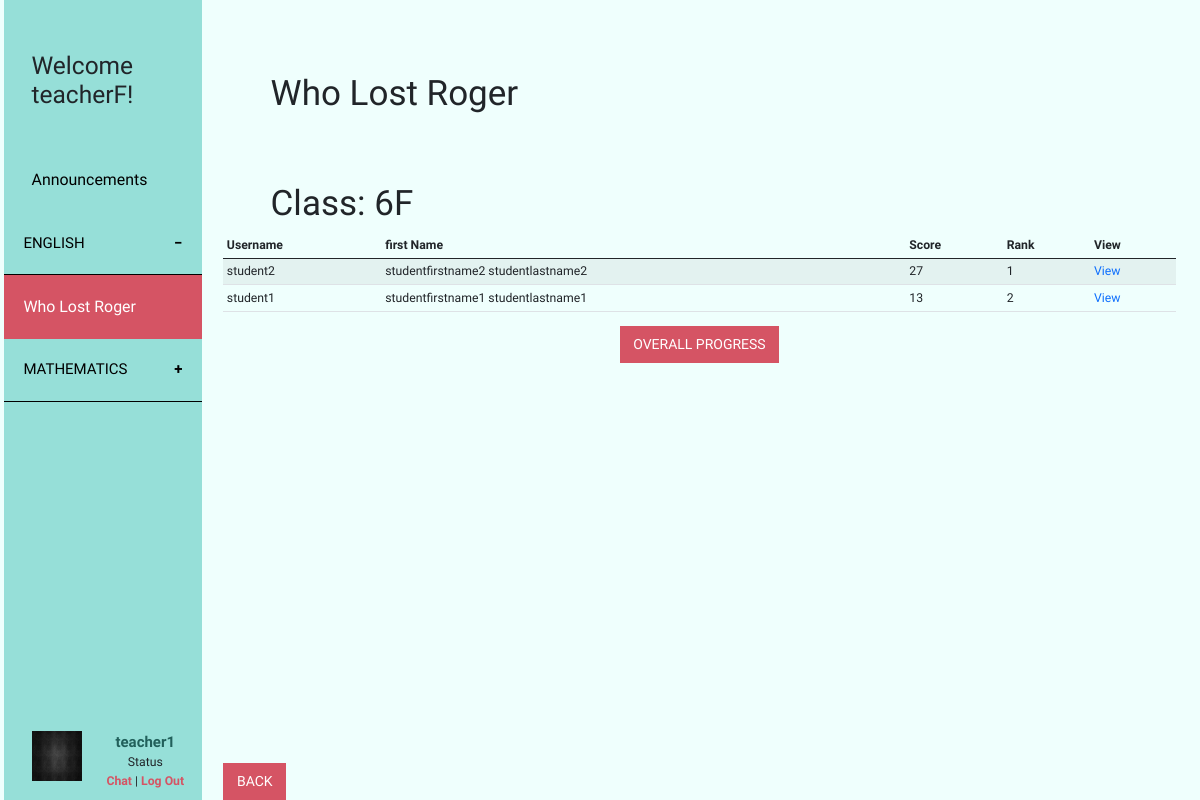
Page /platform/studentsProgress.php?grade=6&class=F&gameId=1 (signed in) on the committed database.
### tables this page shows
CREATE TABLE `game` (
  `id` int(10) UNSIGNED NOT NULL,
  `name` varchar(50) NOT NULL,
  `subject` varchar(50) NOT NULL,
  `description` longtext NOT NULL,
  `genre` text NOT NULL,
  `grade` int(11) NOT NULL,
  `status` int(11) NOT NULL
);

### platform/includes/checkLoginStatusForBoth.php (called while the page is built, shortened)
<?php
if (isset($_SESSION['student'])) {
    $user = $_SESSION['student'];
    $status = "student";
}elseif(isset($_SESSION['teacher'])){
    $user = $_SESSION['teacher'];
    $status = "teacher";
} else {
    header('Location: index.php');
}
?>

### platform/includes/dbGame.php (called while the page is built, shortened)
<?php
require_once 'dbFunction.php';
function getAllGame($orderBy = "") {
    $orderBy = strlen($orderBy) > 0 ? "ORDER BY {$orderBy}" : "";
    return getGameBySql("SELECT * FROM {$GLOBALS['table_game']} WHERE status = 0 {$orderBy}");
}
function getByIdGame($id = 0) {
    $result_array = getGameBySql("SELECT * FROM {$GLOBALS['table_game']} WHERE {$GLOBALS['pk_game']}= {$id} AND status = 0 LIMIT 1 ");
    return !empty($result_array) ? array_shift($result_array) : false;
}
function getGameBySql($sql = "") {
    $resultSet = query($sql);
    $resultArray = array();
    while ($row = fetch_array($resultSet)) {
        $resultArray[] = $row;
    }
    return $resultArray;
}
?>

### platform/includes/dbFunction.php (called while the page is built, shortened)
<?php
function query($sql) {
    global $connection;
    $result = mysqli_query($connection, $sql);
    return $result;
}
function fetch_array($result_set) {
    return mysqli_fetch_array($result_set);
}
?>

### platform/includes/dbWhoLostRoger.php (called while the page is built, shortened)
<?php
function getRogerBySql($sql = "") {
    $resultSet = query($sql);
    $resultArray = array();
    while ($row = fetch_array($resultSet)) {
        $resultArray[] = $row;
    }
    return $resultArray;
}
function getHighScoreOfEachPlayer(){
    $sql = "SELECT studentid, MAX(score) AS hiscore, level, nounsClicked, dateTime FROM who_lost_roger GROUP BY studentid, level ORDER BY hiscore DESC";
    return $sql;
}
function getHighScoreOfEachStudentByClassAndGrade($school = "", $class = "", $grade = "", $orderBy = "", $orderByType = "", $studentId = ""){
    $whereBySchool = strlen($class) > 0 ? " AND s.school = {$school}" : "";
    $whereByClass = strlen($class) > 0 ? " AND s.class = '{$class}' " : "";
    $whereByGrade = strlen($grade) > 0 ? " AND s.grade = {$grade} " : "";
    $whereByStudentId = strlen($studentId) > 0 ? " AND s.id = {$studentId} " : "";
    $orderBySql = " order by hiscore desc ";
    $whereSql = "Where sp.studentid = s.id ";
    if($whereBySchool != ""|| $whereByGrade != "" || $whereByClass != ""){
        $whereSql .= " " . $whereByGrade . $whereByClass . $whereBySchool . $whereByStudentId . " ";
    }
    $highScoreOfEachPlayerSql = getHighScoreOfEachPlayer();
    $sql = "select sp.studentid, sum(sp.hiscore) as 'sumScore', max(sp.level) as 'maxLevel', s.username, s.firstname, s.lastname from ({$highScoreOfEachPlayerSql}) as sp, student s {$whereSql} group by sp.studentid {$orderBySql}";
    $result_array = getRogerBySql($sql);
    return $result_array;
}

### platform/studentsProgress.php (the view, shortened to what this page needs)
<?php
include_once 'includes/checkLoginStatusForBoth.php';
include_once 'includes/dbGame.php';
$gameId = isset($_GET['gameId']) ? $_GET['gameId'] : "1";
$class = isset($_GET['class']) ? $_GET['class'] : "1";
$grade = isset($_GET['grade']) ? $_GET['grade'] : "A";
$gameInfo = getByIdGame($gameId);
$studentRecords = [];
if($gameId == 1){
    include_once 'includes/dbWhoLostRoger.php';
    $studentRecords = getHighScoreOfEachStudentByClassAndGrade($user['school'], $class, $grade);
}
$gameName = $gameInfo['name'];
?>
<!doctype html>
<html lang="en">
<head>
    <?php
    include 'css.php';
    ?>
</head>
<body>
<div class="container-fluid">
    <div class="row">
        <?php
        include_once("sideBar.php");
        ?>
        <div role="main" class="main col-md-9 ml-sm-auto col-lg-10 px-4">
            <div class="row" id="gameName">
                <h1><?=$gameName?></h1>
            </div>
            <div class="row" id="className">
                <h1>Class: <?=$grade ?><?=$class ?></h1>
            </div>
            <div class="table-responsive">
                <table class="table table-striped table-sm">
                    <thead>
                    <tr>
                        <th>Username</th>
                        <th>first Name</th>
                        <th>Score</th>
                        <th>Rank</th>
                        <th>View</th>
                    </tr>
                    </thead>
                    <tbody>
                    <?php
                    $rank = 1;
                    foreach ($studentRecords as $student => $record){
                        echo "<tr>";
                        echo "<td>";
                        echo $record['username'];
                        echo "</td>";
                        echo "<td>";
                        echo $record['firstname'] . " " . $record['lastname'];
                        echo "</td>";
                        echo "<td>";
                        echo $record['sumScore'];
                        echo "</td>";
                        echo "<td>";
                        echo $rank;
                        echo "</td>";
                        echo "<td>";
                        echo "<a href='studentIndividualProgress.php?studentId=" . $record['studentid'] . "&grade={$grade}&class={$class}&gameId={$gameId}'>View</a>";
                        echo "</td>";
                        echo "</tr>";
                        $rank +=1;
                    }
                    ?>
                    </tbody>
                </table>
                <div style="text-align: center">
                    <a class="btn-all" style="text-align: center" href="studentsOverallProgress.php?grade=<?=$grade?>&class=<?=$class?>&gameId=<?=$gameId?>">Overall Progress</a>
                </div>
            </div>
            <div id="mainFooter" style="bottom:0; position: fixed;">
                <a class="btn-all" style="text-align: center" href="classesProgress.php?gameId=<?=$gameId?>">Back</a>
            </div>
        </div>
    </div>
</div>
</body>
</html>

### platform/sideBar.php (shortened to what this page needs)
<?php
include_once "includes/dbGame.php";
$games = getAllGame('subject');
?>
<nav class="col-md-2 d-none d-md-block" style="background-color: #96DFD8; padding: 0px">
    <div class="sidebar-sticky">
        <ul>
            <h2>Welcome <?= $user['firstname']; ?>!</h2>
        </ul>
        <a href="announcements.php" id="sidebar-button"><ul class="sidebar-button-ul">Announcements</ul></a>
        <?php
        $subject = "";
        foreach($games as $row => $rowDetails ){
            if($rowDetails['subject'] != $subject){
                if(isset($gameId) && $gameId == $rowDetails['id']){
                    echo "<button id='game" .$rowDetails['id']. "' class='collapsible active'>{$rowDetails['subject']}</button>";
                }else{
                    echo "<button class='collapsible'>{$rowDetails['subject']}</button>";
                }
            }
            if(isset($gameId) && $gameId == $rowDetails['id']){
                echo '<div class="content sidebar-button-collapsible" style="padding: 10%; max-height:20%;" onclick="selected(this)">';
                echo "<a href='gameInfo.php?gameId={$rowDetails['id']}' style='color: white;'>{$rowDetails['name']}</a>";
                echo '</div>';
            }else{
                echo '<div class="content" onclick="selected(this)">';
                echo "<a href='gameInfo.php?gameId={$rowDetails['id']}' class='btn contentbtn'>{$rowDetails['name']}</a>";
                echo '</div>';
            }
        }
        ?>
        <ul>
            <div class="row bottom-navbar">
                <div class="col-lg-3">
                    <img src="img/<?=$user['profileImage'];?>" onerror="this.onerror=null; this.src='img/dummyimg.png'" style="width: 50px; height: 50px;" >
                </div>
                <div class="col-lg-9">
                    <?php if ($status == "student"){
                        echo '<a class="profiletxt" href="studentProfile.php?id='.$user['id'].'">';
                    }else{
                        echo '<a class="profiletxt" href="teacherProfile.php">';
                    }
                    echo "<b>{$user['username']}</b>";
                    ?>
                    </a>
                    <div clas="row">
                        Status
                    </div>
                    <div clas="row">
                        <a class="onlineButton">Chat</a> |
                        <a class="logout" href="logoutHandler.php">Log Out</a>
                    </div>
                </div>
            </div>
        </ul>
    </div>
</nav>

### platform/css/style.css (style rules this page uses)
html, body { display: -ms-flexbox; display: -webkit-box; display: flex; -ms-flex-align: center; -ms-flex-pack: center; -webkit-box-align: center; align-items: center; -webkit-box-pack: center; justify-content: center; background-color: #effffd; font-size: .875rem; height: 100%; font-family: 'Armata', sans-serif; width: 100%; }
h2 { padding-top: 1.5em; padding-bottom: 1em; font-size: 2em; }
a:hover, a:visited, a:link, a:active { text-decoration: none; }
.btn-signin, .btn-all { display: inline-block; font-weight: 400; line-height: 1.5; vertical-align: middle; cursor: pointer; user-select: none; border: 1px solid transparent; background-color: #D55464; color: white; text-align: center; text-transform: uppercase; }
.btn-all { padding: .5rem .9rem; font-size: 1rem; }
.main { padding: 1% 0 1% 0; }
.bottom-navbar { padding-top: 5%; bottom: 10px; width: 100%; position: absolute; text-align: center; }
.sidebar-sticky { position: -webkit-sticky; position: sticky; top: 0.5%; height: 100vh; padding-top: 1rem; overflow-x: hidden; overflow-y: auto; }
.sidebar-button-ul, .sidebar-button-collapsible { padding-top: 10%; padding-bottom: 10%; margin-bottom: 0; font-size: 1.3em; }
#sidebar-button { color: #000; }
.sidebar-button-collapsible { color: #fff; background-color: #D55464; padding-top: 10%; padding-bottom: 10%; margin-bottom: 0; }
a.profiletxt { color: #22605B; font-size: 15px; }
a.onlineButton { color: #D55464; font-weight: bold; text-decoration: none; }
a.logout { color: #D55464; font-weight: bold; text-decoration: none; }
.collapsible { background-color: #96DFD8; color: #000; cursor: pointer; padding: 10%; width: 100%; border: none; text-align: left; outline: none; font-size: 15px; border-bottom: solid; border-bottom-color: #000; border-bottom-width: thin; text-transform: uppercase; }
.collapsible:after { content: '\002B'; color: #000; font-weight: bold; float: right; margin-left: 5px; }
.active:after { content: "\2212"; }
.content { padding: 0 18px; max-height: 0; overflow: hidden; transition: max-height 0.2s ease-out; }
#gameName, #className, #subject { padding-top: 5em; }
#gameName, #className, #subject, #description { margin-left: 3em; }

### rows in the picture
game: subject "ENGLISH", name "Who Lost Roger"
game: subject "MATHEMATICS"

### other values in the picture
$user['firstname'] "teacherF"
$user['username'] "teacher1"
$grade "6"
$class "F"
$record['username'] "student2"
$record['firstname'] "studentfirstname2"
$record['lastname'] "studentlastname2"
$record['sumScore'] "27"
$record['username'] "student1"
$record['firstname'] "studentfirstname1"
$record['lastname'] "studentlastname1"
$record['sumScore'] "13"
